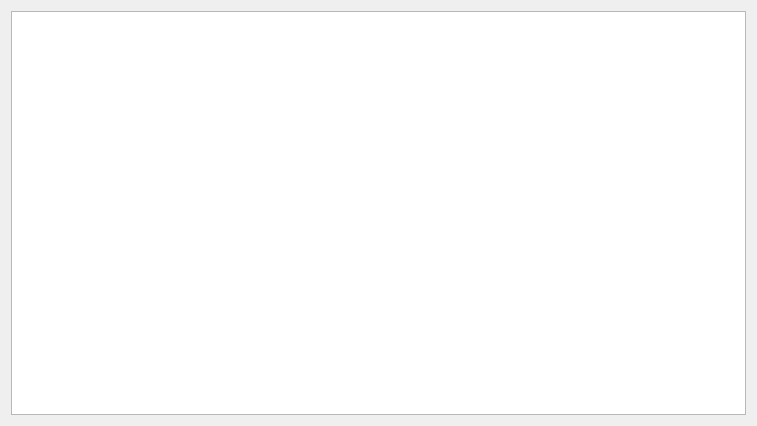
<?xml version="1.0" encoding="UTF-8"?>
<ui version="4.0">
 <class>OffersByCurrencyView</class>
 <widget class="QWidget" name="OffersByCurrencyView">
  <property name="geometry">
   <rect>
    <x>0</x>
    <y>0</y>
    <width>757</width>
    <height>426</height>
   </rect>
  </property>
  <property name="windowTitle">
   <string>Form</string>
  </property>
  <layout class="QVBoxLayout" name="verticalLayout">
   <item>
    <widget class="QTableView" name="tableView"/>
   </item>
  </layout>
 </widget>
 <resources/>
 <connections/>
</ui>
